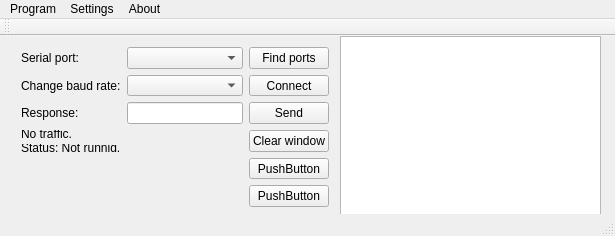
<?xml version="1.0" encoding="UTF-8"?>
<ui version="4.0">
 <class>MainWindow</class>
 <widget class="QMainWindow" name="MainWindow">
  <property name="geometry">
   <rect>
    <x>0</x>
    <y>0</y>
    <width>615</width>
    <height>236</height>
   </rect>
  </property>
  <property name="windowTitle">
   <string>MainWindow</string>
  </property>
  <widget class="QWidget" name="centralWidget">
   <widget class="QWidget" name="gridLayoutWidget">
    <property name="geometry">
     <rect>
      <x>10</x>
      <y>0</y>
      <width>330</width>
      <height>181</height>
     </rect>
    </property>
    <layout class="QGridLayout" name="gridLayout">
     <item row="0" column="0">
      <widget class="QLabel" name="label">
       <property name="text">
        <string>Serial port:</string>
       </property>
      </widget>
     </item>
     <item row="2" column="1">
      <widget class="QLineEdit" name="lineEdit"/>
     </item>
     <item row="2" column="0">
      <widget class="QLabel" name="label_3">
       <property name="text">
        <string>Response:</string>
       </property>
      </widget>
     </item>
     <item row="0" column="1">
      <widget class="QComboBox" name="comboBoxComs"/>
     </item>
     <item row="4" column="0" colspan="2">
      <layout class="QVBoxLayout" name="verticalLayout">
       <item>
        <widget class="QLabel" name="label_4">
         <property name="text">
          <string>No traffic.</string>
         </property>
        </widget>
       </item>
       <item>
        <widget class="QLabel" name="label_5">
         <property name="text">
          <string>Status: Not runnig.</string>
         </property>
        </widget>
       </item>
      </layout>
     </item>
     <item row="1" column="0">
      <widget class="QLabel" name="label_2">
       <property name="text">
        <string>Change baud rate:</string>
       </property>
      </widget>
     </item>
     <item row="1" column="1">
      <widget class="QComboBox" name="comboBoxBaudRates"/>
     </item>
     <item row="1" column="3">
      <widget class="QPushButton" name="pushButtonConnect">
       <property name="text">
        <string>Connect</string>
       </property>
      </widget>
     </item>
     <item row="2" column="3">
      <widget class="QPushButton" name="pushButtonSend">
       <property name="text">
        <string>Send</string>
       </property>
      </widget>
     </item>
     <item row="0" column="3">
      <widget class="QPushButton" name="pushButtonFind">
       <property name="text">
        <string>Find ports</string>
       </property>
      </widget>
     </item>
     <item row="5" column="3">
      <widget class="QPushButton" name="pushButton">
       <property name="text">
        <string>PushButton</string>
       </property>
      </widget>
     </item>
     <item row="4" column="3">
      <widget class="QPushButton" name="pushButtonClearWindow">
       <property name="text">
        <string>Clear window</string>
       </property>
      </widget>
     </item>
     <item row="6" column="3">
      <widget class="QPushButton" name="pushButton_2">
       <property name="text">
        <string>PushButton</string>
       </property>
      </widget>
     </item>
    </layout>
   </widget>
   <widget class="QTextEdit" name="textEditMain">
    <property name="geometry">
     <rect>
      <x>340</x>
      <y>0</y>
      <width>261</width>
      <height>181</height>
     </rect>
    </property>
   </widget>
  </widget>
  <widget class="QMenuBar" name="menuBar">
   <property name="geometry">
    <rect>
     <x>0</x>
     <y>0</y>
     <width>615</width>
     <height>21</height>
    </rect>
   </property>
   <widget class="QMenu" name="menutesting_port">
    <property name="title">
     <string>Program</string>
    </property>
    <addaction name="actionExit"/>
   </widget>
   <widget class="QMenu" name="menuSettings">
    <property name="title">
     <string>Settings</string>
    </property>
   </widget>
   <widget class="QMenu" name="menuAbout">
    <property name="title">
     <string>About</string>
    </property>
   </widget>
   <addaction name="menutesting_port"/>
   <addaction name="menuSettings"/>
   <addaction name="menuAbout"/>
  </widget>
  <widget class="QToolBar" name="mainToolBar">
   <attribute name="toolBarArea">
    <enum>TopToolBarArea</enum>
   </attribute>
   <attribute name="toolBarBreak">
    <bool>false</bool>
   </attribute>
  </widget>
  <widget class="QStatusBar" name="statusBar"/>
  <action name="actionDevice">
   <property name="text">
    <string>Device</string>
   </property>
  </action>
  <action name="actionExit">
   <property name="text">
    <string>Exit</string>
   </property>
  </action>
 </widget>
 <layoutdefault spacing="6" margin="11"/>
 <resources/>
 <connections/>
</ui>
